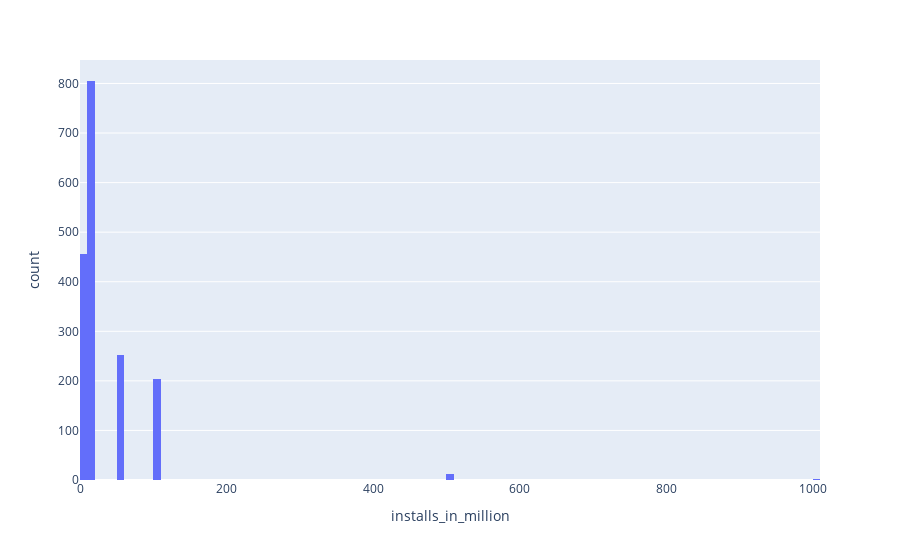

The notebook cell saved with this chart:
### Code cell
fig = px.histogram(df, x = 'installs_in_million')
fig.show()

### Figure 1 — Plotly figure (JSON) as saved in the notebook; plotly's stock layout.template omitted (floating-point values rounded to 4 significant figures; data arrays with more than 128 entries replaced by an {"elided": "..."} marker saying what was removed)
{"data": [{"alignmentgroup": "True", "bingroup": "x", "hovertemplate": "installs_in_million=%{x}<br>count=%{y}<extra></extra>", "legendgroup": "", "marker": {"color": "#636efa", "pattern": {"shape": ""}}, "name": "", "offsetgroup": "", "orientation": "v", "showlegend": false, "type": "histogram", "x": {"elided": "1730 float values"}, "xaxis": "x", "yaxis": "y"}], "layout": {"barmode": "relative", "legend": {"tracegroupgap": 0}, "margin": {"t": 60}, "xaxis": {"anchor": "y", "domain": [0, 1], "title": {"text": "installs_in_million"}}, "yaxis": {"anchor": "x", "domain": [0, 1], "title": {"text": "count"}}}}
